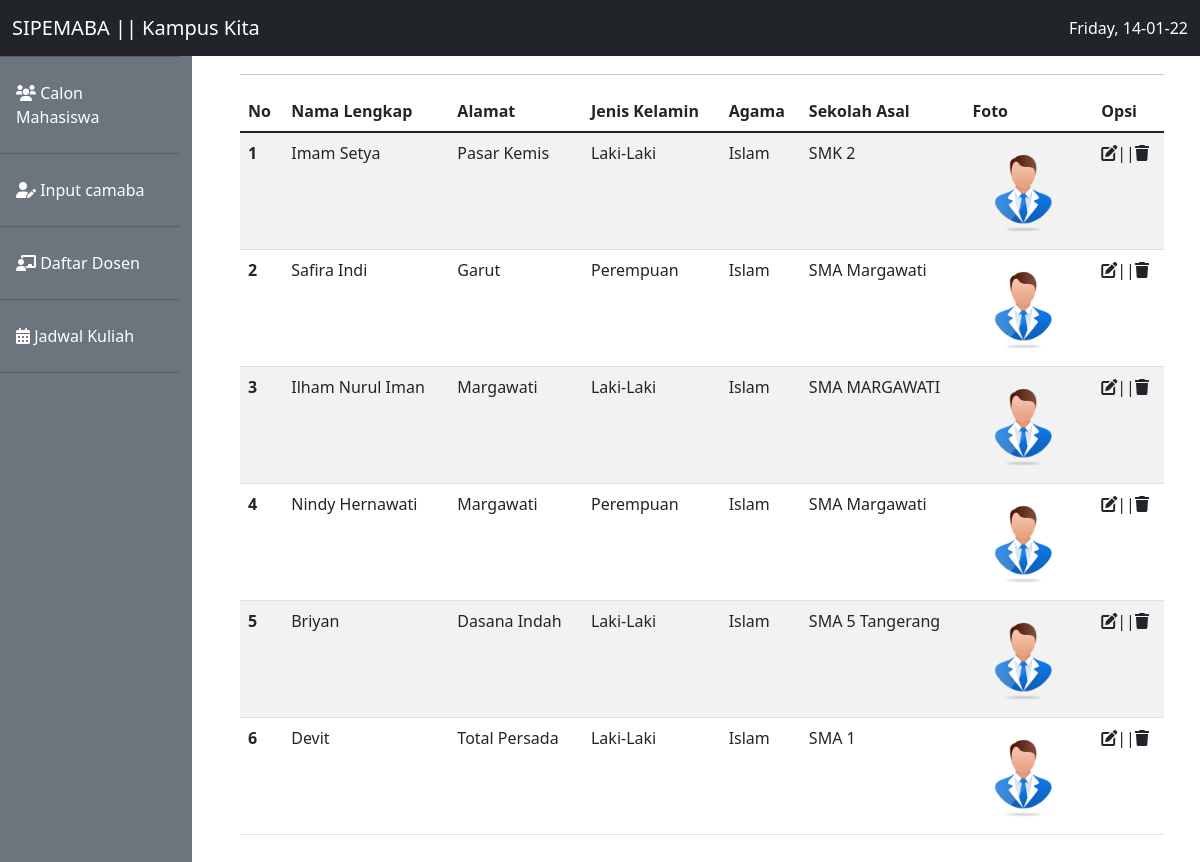
The page /view.php on the database its author committed.
### tables this page shows
CREATE TABLE `calon_mhs` (
  `id` int(11) NOT NULL,
  `nama` varchar(40) NOT NULL,
  `alamat` varchar(30) NOT NULL,
  `jenis kelamin` varchar(9) NOT NULL,
  `agama` varchar(9) NOT NULL,
  `sekolah_asal` varchar(20) NOT NULL,
  `foto_maba` varchar(10) NOT NULL
);

### koneksi.php (called while the page is built)
<?php
$host = 'localhost';
$user = 'root';
$pass = '';
$db = 'wpsmt5';
$conn = mysqli_connect($host, $user, $pass, $db);
$result = mysqli_query($conn, 'SELECT * FROM calon_mhs');
?>

### view.php (the view, shortened to what this page needs)
<?php
include 'koneksi.php';
?>
<!doctype html>
<html lang="en">
  <head>
    <link href="tema/bootstrap/css/bootstrap.min.css" rel="stylesheet">
    <link rel="stylesheet" href="tema/fontawesome/css/all.min.css">
  </head>
  <body>
    <nav class="navbar navbar-expand-lg navbar-light bg-dark fixed-top">
    <div class="container-fluid">
        <a class="navbar-brand text-white" href="#">SIPEMABA || Kampus Kita</a>
        <div class="collapse navbar-collapse" id="navbarSupportedContent">
        <div class="text-white">
        <?php echo date('l, d-m-y'); ?>
        </div>
        </div>
    </div>
    </nav>
    <div class="row">
     <div class="col-md-2 bg-secondary">
            <ul class="nav flex-column">
        <li class="nav-item">
            <a class="nav-link text-white" aria-current="page" href="#"><i class="fas fa-tachometer-alt"></i> Dashboard</a><hr class="bg-dark">
        </li>
        <li class="nav-item">
            <a class="nav-link  text-white" href="#"><i class="fas fa-users"></i> Calon Mahasiswa</a><hr>
        </li>
        <li class="nav-item">
            <a class="nav-link  text-white" href="#"><i class="fas fa-user-edit"></i> Input camaba</a><hr>
        </li>
        <li class="nav-item">
            <a class="nav-link  text-white" href="#"><i class="fas fa-chalkboard-teacher"></i> Daftar Dosen</a><hr>
        </li>
        <li class="nav-item">
            <a class="nav-link  text-white" href="#"><i class="fas fa-calendar-alt"></i> Jadwal Kuliah</a><hr>
        </li>
        </ul>
     </div>
     <div class="col-md-10 p-5 pt-4">
     <h3><i class="fas fa-users"></i> Daftar Calon Mahasiswa</h3><hr>
     <table class="table table-striped">
        <thead>
        <tr>
        <th scope="col">No</th>
        <th scope="col">Nama Lengkap</th>
        <th scope="col">Alamat</th>
        <th scope="col">Jenis Kelamin</th>
        <th scope="col">Agama </th>
        <th scope="col">Sekolah Asal</th>
        <th scope="col">Foto</th>
        <th scope="col">Opsi</th>
        </tr>
    </thead>
    <tbody>
    <?php $no=1; ?>
      <?php while ($camaba = mysqli_fetch_array($result)){ ?>
        <tr>
        <th scope="row"><?php echo $no; ?></th>
        <td><?php echo $camaba [1]; ?></td>
        <td><?php echo $camaba [2]; ?></td>
        <td><?php echo $camaba [3]; ?></td>
        <td><?php echo $camaba [4]; ?></td>
        <td><?php echo $camaba [5]; ?></td>
        <td><img src="image/foto1.png" width="100px"></td>
        <td><i class="fas fa-edit"></i>||<i class="fas fa-trash"></i></td>
        </tr>
        <?php $no++ ?>
        <?php } ?>
    </tbody>
        </table>
     </div>
    </div>
  </body>
</html>

### rows shown on the page
calon_mhs: nama "Imam Setya", alamat "Pasar Kemis", jenis kelamin "Laki-Laki", agama "Islam", sekolah_asal "SMK 2"
calon_mhs: nama "Safira Indi", alamat "Garut", jenis kelamin "Perempuan", agama "Islam", sekolah_asal "SMA Margawati"
calon_mhs: nama "Ilham Nurul Iman", alamat "Margawati", jenis kelamin "Laki-Laki", agama "Islam", sekolah_asal "SMA MARGAWATI"
calon_mhs: nama "Nindy Hernawati", alamat "Margawati", jenis kelamin "Perempuan", agama "Islam", sekolah_asal "SMA Margawati"
calon_mhs: nama "Briyan", alamat "Dasana Indah", jenis kelamin "Laki-Laki", agama "Islam", sekolah_asal "SMA 5 Tangerang"
calon_mhs: nama "Devit", alamat "Total Persada", jenis kelamin "Laki-Laki", agama "Islam", sekolah_asal "SMA 1"
